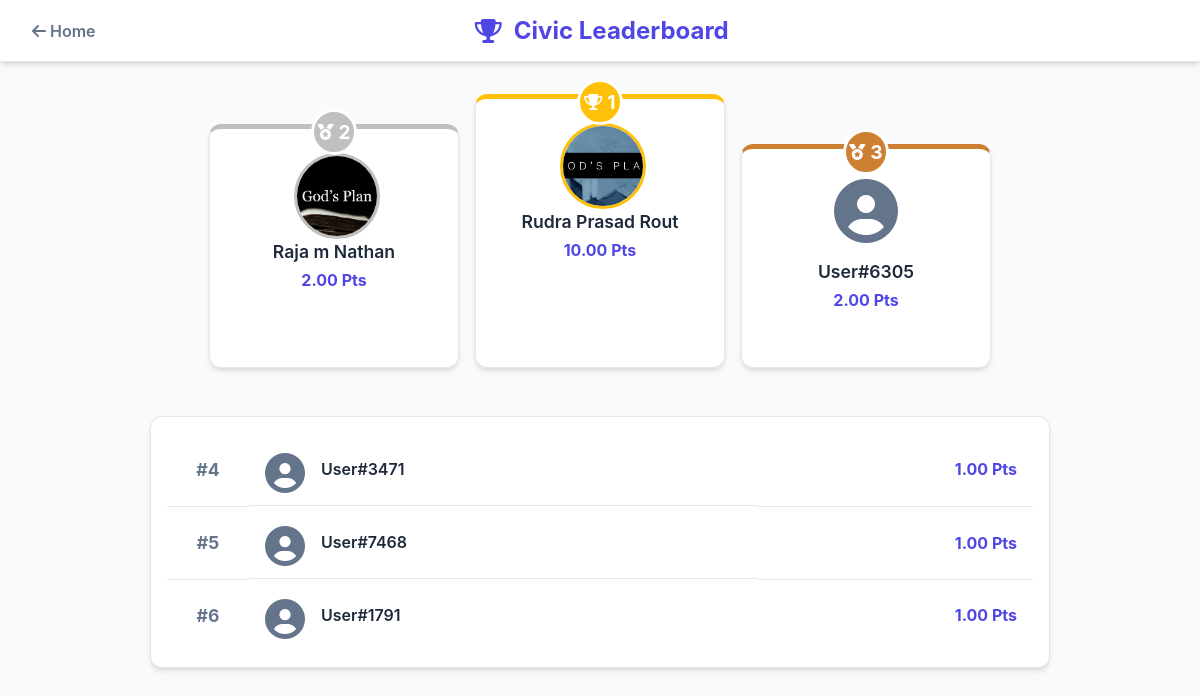
The page /leaderboard on the database as committed earlier.
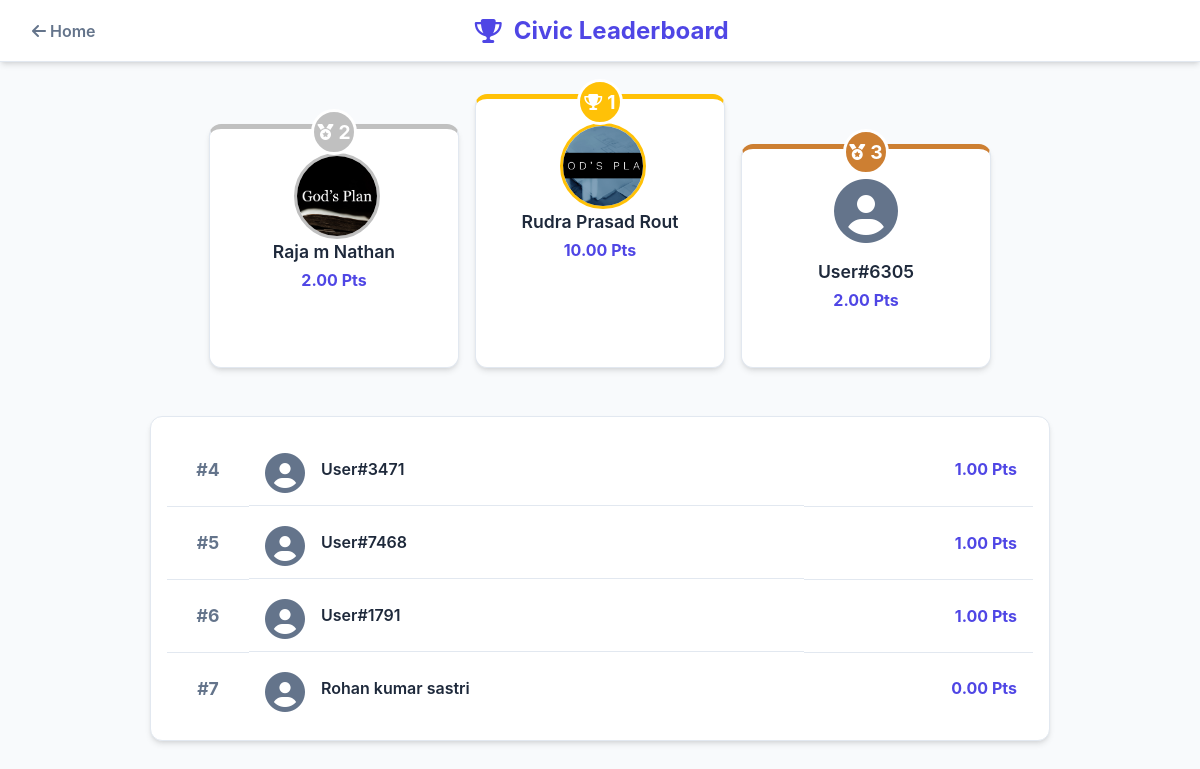
The same page on the database as committed later.
### tables this page shows
CREATE TABLE users (
                        id INTEGER PRIMARY KEY AUTOINCREMENT,
                        phone TEXT UNIQUE NOT NULL,
                        password TEXT NOT NULL
                    , name TEXT, profile_photo TEXT);

### Civicissueproject/tempCodeRunnerFile.py (the view)
@app.route("/leaderboard")
def leaderboard():
    conn = get_db_connection()
    users = conn.execute("SELECT phone, name, profile_photo FROM users").fetchall()
    leaderboard_data = []
    for user in users:
        complaints = conn.execute("SELECT status FROM complaints WHERE user_phone = ?", (user['phone'],)).fetchall()
        score = calculate_civic_score(complaints)
        user_display_name = user['name'] or f"User#{random.randint(1000, 9999)}"
        leaderboard_data.append({
            'name': user_display_name,
            'score': score,
            'profile_photo': user['profile_photo']
        })
    conn.close()
    sorted_leaderboard = sorted(leaderboard_data, key=lambda x: x['score'], reverse=True)[:10]
    return render_template("leaderboard.html", leaderboard=sorted_leaderboard)

### Civicissueproject/database.py (called while the page is built)
def get_db_connection():
    conn = sqlite3.connect(DB_NAME, check_same_thread=False)
    conn.row_factory = sqlite3.Row  # This lets you access columns by name (e.g., complaint['status'])
    return conn

### Civicissueproject/tempCodeRunnerFile.py (called while the page is built)
def calculate_civic_score(complaints):
    total = len(complaints)
    if total == 0:
        return 0
    rejected = sum(1 for c in complaints if (c['status'] or '').lower() == 'rejected')
    rejection_rate = rejected / total
    score = total * (1 - rejection_rate)
    return score

### Civicissueproject/templates/leaderboard.html (shortened to what this page needs)
<!DOCTYPE html>
<html lang="en">
<head>
    <link rel="stylesheet" href="https://cdnjs.cloudflare.com/ajax/libs/font-awesome/6.5.0/css/all.min.css">
    <link rel="stylesheet" href="{{ url_for('static', filename='css/leaderboard.css') }}">
</head>
<body>
    <header class="leaderboard-header">
        <a href="{{ url_for('home') }}" class="back-btn"><i class="fas fa-arrow-left"></i> <span data-translate="home_button">Home</span></a>
        <h1><i class="fas fa-trophy"></i> <span data-translate="leaderboard_heading">Civic Leaderboard</span></h1>
    </header>
    <main class="leaderboard-container">
        {% if leaderboard %}
        <section class="podium">
            {% if leaderboard|length > 1 %}
            <div class="podium-item rank-2">
                <div class="podium-rank">
                    <i class="fas fa-medal"></i>
                    <span>2</span>
                </div>
                <div class="user-avatar">
                    {% if leaderboard[1].profile_photo %}
                        <img src="{{ url_for('static', filename='profile_photos/' + leaderboard[1].profile_photo) }}" alt="{{ leaderboard[1].name }}">
                    {% else %}
                        <i class="fas fa-user-circle"></i>
                    {% endif %}
                </div>
                <div class="user-name">{{ leaderboard[1].name }}</div>
                <div class="user-score">{{ "%.2f"|format(leaderboard[1].score) }} <span data-translate="points_suffix">Pts</span></div>
            </div>
            {% endif %}
            <div class="podium-item rank-1">
                <div class="podium-rank">
                    <i class="fas fa-trophy"></i>
                    <span>1</span>
                </div>
                <div class="user-avatar">
                     {% if leaderboard[0].profile_photo %}
                        <img src="{{ url_for('static', filename='profile_photos/' + leaderboard[0].profile_photo) }}" alt="{{ leaderboard[0].name }}">
                    {% else %}
                        <i class="fas fa-user-circle"></i>
                    {% endif %}
                </div>
                <div class="user-name">{{ leaderboard[0].name }}</div>
                <div class="user-score">{{ "%.2f"|format(leaderboard[0].score) }} <span data-translate="points_suffix">Pts</span></div>
            </div>
            {% if leaderboard|length > 2 %}
            <div class="podium-item rank-3">
                <div class="podium-rank">
                    <i class="fas fa-medal"></i>
                    <span>3</span>
                </div>
                <div class="user-avatar">
                    {% if leaderboard[2].profile_photo %}
                        <img src="{{ url_for('static', filename='profile_photos/' + leaderboard[2].profile_photo) }}" alt="{{ leaderboard[2].name }}">
                    {% else %}
                        <i class="fas fa-user-circle"></i>
                    {% endif %}
                </div>
                <div class="user-name">{{ leaderboard[2].name }}</div>
                <div class="user-score">{{ "%.2f"|format(leaderboard[2].score) }} <span data-translate="points_suffix">Pts</span></div>
            </div>
            {% endif %}
        </section>
        {% if leaderboard|length > 3 %}
        <section class="rankings-list">
            <table>
                <tbody>
                    {% for user in leaderboard[3:] %}
                    <tr>
                        <td class="rank-cell">#{{ loop.index + 3 }}</td>
                        <td class="name-cell">
                            <div class="user-avatar-small">
                                {% if user.profile_photo %}
                                    <img src="{{ url_for('static', filename='profile_photos/' + user.profile_photo) }}" alt="{{ user.name }}">
                                {% else %}
                                    <i class="fas fa-user-circle"></i>
                                {% endif %}
                            </div>
                            <span>{{ user.name }}</span>
                        </td>
                        <td class="score-cell">{{ "%.2f"|format(user.score) }} <span data-translate="points_suffix">Pts</span></td>
                    </tr>
                    {% endfor %}
                </tbody>
            </table>
        </section>
        {% endif %}
        {% else %}
        <div class="empty-state">
            <i class="fas fa-users-slash"></i>
            <p data-translate="leaderboard_empty_message">The leaderboard is currently empty. Be the first to make an impact!</p>
        </div>
        {% endif %}
    </main>
</body>
</html>

### Civicissueproject/static/css/leaderboard.css (style rules this page uses)
:root { --primary-color: #4f46e5; --bg-color: #f8fafc; --card-bg: #ffffff; --border-color: #e2e8f0; --text-dark: #1e293b; --text-light: #64748b; --gold: #ffc107; --silver: #c0c0c0; --bronze: #cd7f32; --shadow-md: 0 4px 6px -1px rgb(0 0 0 / 0.1), 0 2px 4px -2px rgb(0 0 0 / 0.1); }
body { margin: 0; font-family: -apple-system, BlinkMacSystemFont, "Segoe UI", Roboto, sans-serif; background-color: var(--bg-color); color: var(--text-dark); }
.leaderboard-header { background-color: var(--card-bg); padding: 1rem 2rem; border-bottom: 1px solid var(--border-color); display: flex; justify-content: space-between; align-items: center; box-shadow: var(--shadow-md); }
.leaderboard-header h1 { font-size: 1.5rem; margin: 0; display: flex; align-items: center; gap: 0.75rem; color: var(--primary-color); }
.back-btn { text-decoration: none; color: var(--text-light); font-weight: 600; transition: color 0.2s ease; }
.leaderboard-container { max-width: 900px; margin: 2rem auto; padding: 0 1rem; }
.podium { display: flex; justify-content: center; align-items: flex-end; gap: 1rem; margin-bottom: 3rem; }
.podium-item { background-color: var(--card-bg); border-radius: 12px; padding: 1.5rem; width: 200px; text-align: center; border: 1px solid var(--border-color); box-shadow: var(--shadow-md); position: relative; transition: transform 0.3s ease; }
.podium-rank { position: absolute; top: -20px; left: 50%; transform: translateX(-50%); width: 40px; height: 40px; border-radius: 50%; display: flex; justify-content: center; align-items: center; font-weight: 700; color: white; font-size: 1.2rem; border: 3px solid white; }
.podium-rank i { font-size: 1rem; margin-right: 5px; }
.user-avatar { font-size: 4rem; color: var(--text-light); margin-bottom: 0.5rem; height: 80px; width: 80px; margin-left: auto; margin-right: auto; }
.user-avatar img { width: 100%; height: 100%; border-radius: 50%; object-fit: cover; border: 3px solid var(--border-color); }
.user-name { font-weight: 600; font-size: 1.1rem; }
.user-score { font-size: 1rem; color: var(--primary-color); font-weight: 700; margin-top: 0.5rem; }
.podium-item.rank-1 { order: 2; height: 220px; border-top: 5px solid var(--gold); }
.podium-item.rank-1 .podium-rank { background-color: var(--gold); }
.podium-item.rank-1 .user-avatar img { border-color: var(--gold); }
.podium-item.rank-2 { order: 1; height: 190px; border-top: 5px solid var(--silver); }
.podium-item.rank-2 .podium-rank { background-color: var(--silver); }
.podium-item.rank-2 .user-avatar img { border-color: var(--silver); }
.podium-item.rank-3 { order: 3; height: 170px; border-top: 5px solid var(--bronze); }
.podium-item.rank-3 .podium-rank { background-color: var(--bronze); }
.rankings-list { background-color: var(--card-bg); border-radius: 12px; padding: 1rem; border: 1px solid var(--border-color); box-shadow: var(--shadow-md); }
.rankings-list table { width: 100%; border-collapse: collapse; }
.rankings-list tr { transition: background-color 0.2s ease; }
.rankings-list td { padding: 1rem; border-bottom: 1px solid var(--border-color); vertical-align: middle; }
.rankings-list tr:last-child td { border-bottom: none; }
.rank-cell { font-weight: 700; font-size: 1.1rem; color: var(--text-light); text-align: center; width: 50px; }
.name-cell { display: flex; align-items: center; gap: 1rem; font-weight: 600; }
.user-avatar-small { width: 40px; height: 40px; font-size: 40px; color: var(--text-light); flex-shrink: 0; }
.score-cell { text-align: right; font-weight: 700; color: var(--primary-color); }

Rows that differ between the two databases and show on the page:
added users: name "Rohan kumar sastri", score "0.00"
